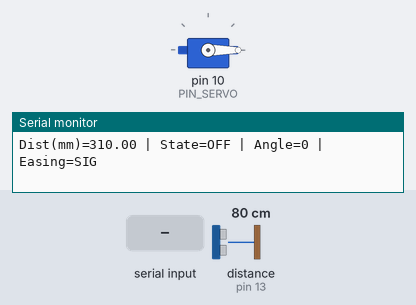
A sketch run on a simulated Arduino Uno, built with avr-gcc and run on an emulated ATmega328P. Shown: servo, the last lines printed to the serial monitor. Wiring (inferred from the names in the program): ultrasonic range finder: trigger pin 12; echo pin 13. The inputs (shaded band) are chosen by the test bench; at power-on: distance to the obstacle (sensor on pin 13) 80 cm. The echo pulse lasts 58.3 µs per cm.

Above: at 1.2 s.
1.3 s: distance to the obstacle (sensor on pin 13) set to 22 cm
2.8 s: distance to the obstacle (sensor on pin 13) set to 18 cm
At 5.7 s:
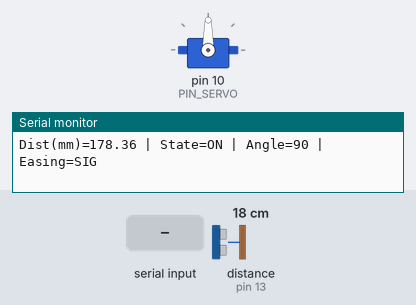
5.8 s: "1" received over Serial
7.3 s: "2" received over Serial
8.8 s: distance to the obstacle (sensor on pin 13) set to 21 cm
10.3 s: distance to the obstacle (sensor on pin 13) set to 24 cm
At 13.6 s:
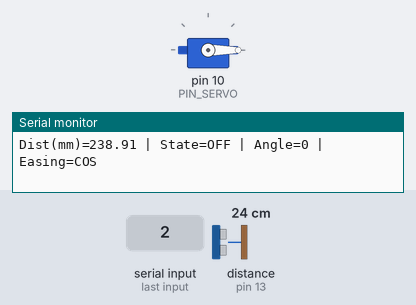
Timing chart, 0 to 14.3 s (numbered marks = the images above; inputs shaded):
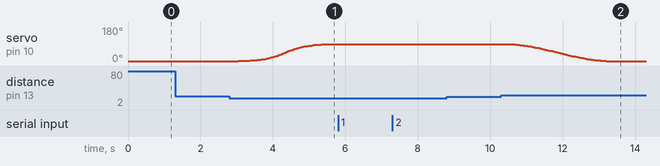

Measured:
- the behaviour switches between 21 and 20 cm on distance to the obstacle (sensor on pin 13) (found by bisection; images 0 and 1)
- the behaviour switches between 22 and 23 cm on distance to the obstacle (sensor on pin 13) (found by bisection; images 1 and 2)
- after the input at 2.8 s, servo on pin 10 (PIN_SERVO): moves from 0° to 90° over 2.6 s, starting after 0.24 s
- after the input at 10.3 s, servo on pin 10 (PIN_SERVO): moves from 90° to 0° over 2.7 s, starting after 0.20 s

The sketch:

10_example_3.ino
```cpp
#include <Servo.h>

#define PIN_TRIG  12
#define PIN_ECHO  13
#define PIN_SERVO 10

#define SND_VEL 346.0
#define PULSE_DURATION 10
#define TIMEOUT 20000UL
#define SCALE (0.001 * 0.5 * SND_VEL)

#define _DIST_MIN 100.0
#define _DIST_MAX 300.0


#define DOWN_ANGLE   0
#define UP_ANGLE     90
#define MOVING_TIME  3000UL // 3초동안 부드럽게 이동

// 히스테리시스: 접근/이탈 문턱 분리(깜빡임 방지)
#define NEAR_ENTER_MM 200.0
#define NEAR_EXIT_MM  220.0

Servo barrier;
bool vehiclePresent = false;  // 차량 감지 상태

unsigned long moveStartTime = 0;  // 이동 시작 시각
bool isMoving = false;
int  startAngle = DOWN_ANGLE;
int  stopAngle  = DOWN_ANGLE;

// 1은 Sigmoid, 2는 Cosine 설정ㅇ
int easingMode = 1; // 기본을 Sigmoid로

// 초음파 거리 측정(mm)
float measureDistanceMM() {
  digitalWrite(PIN_TRIG, LOW);  delayMicroseconds(2);
  digitalWrite(PIN_TRIG, HIGH); delayMicroseconds(PULSE_DURATION);
  digitalWrite(PIN_TRIG, LOW);
  unsigned long dur = pulseIn(PIN_ECHO, HIGH, TIMEOUT);
  return (float)dur * SCALE;  // mm로
}

//Sigmoid 함수
float easeSigmoid01(float t) {

  const float k = 10.0f;
  auto L = [&](float x){ return 1.0f / (1.0f + expf(-k*(x - 0.5f))); };
  float y0 = L(0.0f), y1 = L(1.0f);
  return (L(t) - y0) / (y1 - y0); //0~1로 정규화 시키기
}

//Cosine 함수
float easeCosine01(float t) {
  return 0.5f - 0.5f * cosf(PI * t); // 부드럽게 가속, 감속 시키기
}

// 기본 함수 선택
float ease01(float t) {
  if (t <= 0) return 0;
  if (t >= 1) return 1;
  return (easingMode == 1) ? easeSigmoid01(t) : easeCosine01(t);
}

// 차단기 이동 시작
void startMotion(int toAngle) {
  isMoving = true;
  moveStartTime = millis();
  startAngle = barrier.read();
  stopAngle = toAngle;
}


void setup() {
  pinMode(PIN_TRIG, OUTPUT);
  pinMode(PIN_ECHO, INPUT);
  Serial.begin(57600);

  barrier.attach(PIN_SERVO);
  barrier.write(DOWN_ANGLE);

  Serial.println("Parking Barrier (1=Sigmoid, 2=Cosine)");
}

void loop() {
  // 차량 감지
  float d = measureDistanceMM();
  if (d <= 0 || d > _DIST_MAX) d = _DIST_MAX + 10; // 실패/과원거리 → 무효 취급

  bool prev = vehiclePresent;
  if (!vehiclePresent && d <= NEAR_ENTER_MM) vehiclePresent = true; // 접근
  if ( vehiclePresent && d >= NEAR_EXIT_MM ) vehiclePresent = false;  // 이탈

  // 상태 변화 감지할 경우 이동
  if (vehiclePresent != prev) {
    startMotion(vehiclePresent ? UP_ANGLE : DOWN_ANGLE);
    Serial.println(vehiclePresent ? "Car Detected → OPEN" : "Car Left → CLOSE");
  }

  //서보 모터를 부드럽게
  if (isMoving) {
    unsigned long progress = millis() - moveStartTime;
    if (progress <= MOVING_TIME) {
      float t = (float)progress / (float)MOVING_TIME; // 0~1
      float u = ease01(t); // 이징 결과
      int angle = (int)round(startAngle + (stopAngle - startAngle) * u);
      barrier.write(angle);
    } else {
      barrier.write(stopAngle);
      isMoving = false;
    }
  }

  //시리얼 모니터로 이징 모드 전환
  if (Serial.available()) {
    char c = Serial.read();
    if (c == '1') { easingMode = 1; Serial.println("Mode: Sigmoid"); }
    if (c == '2') { easingMode = 2; Serial.println("Mode: Cosine"); }
  }

  //상태 출력
  Serial.print("Dist(mm)="); Serial.print(d);
  Serial.print(" | State="); Serial.print(vehiclePresent ? "ON" : "OFF");
  Serial.print(" | Angle="); Serial.print(barrier.read());
  Serial.print(" | Easing="); Serial.println(easingMode==1 ? "SIG" : "COS");

  delay(50);
}
```
